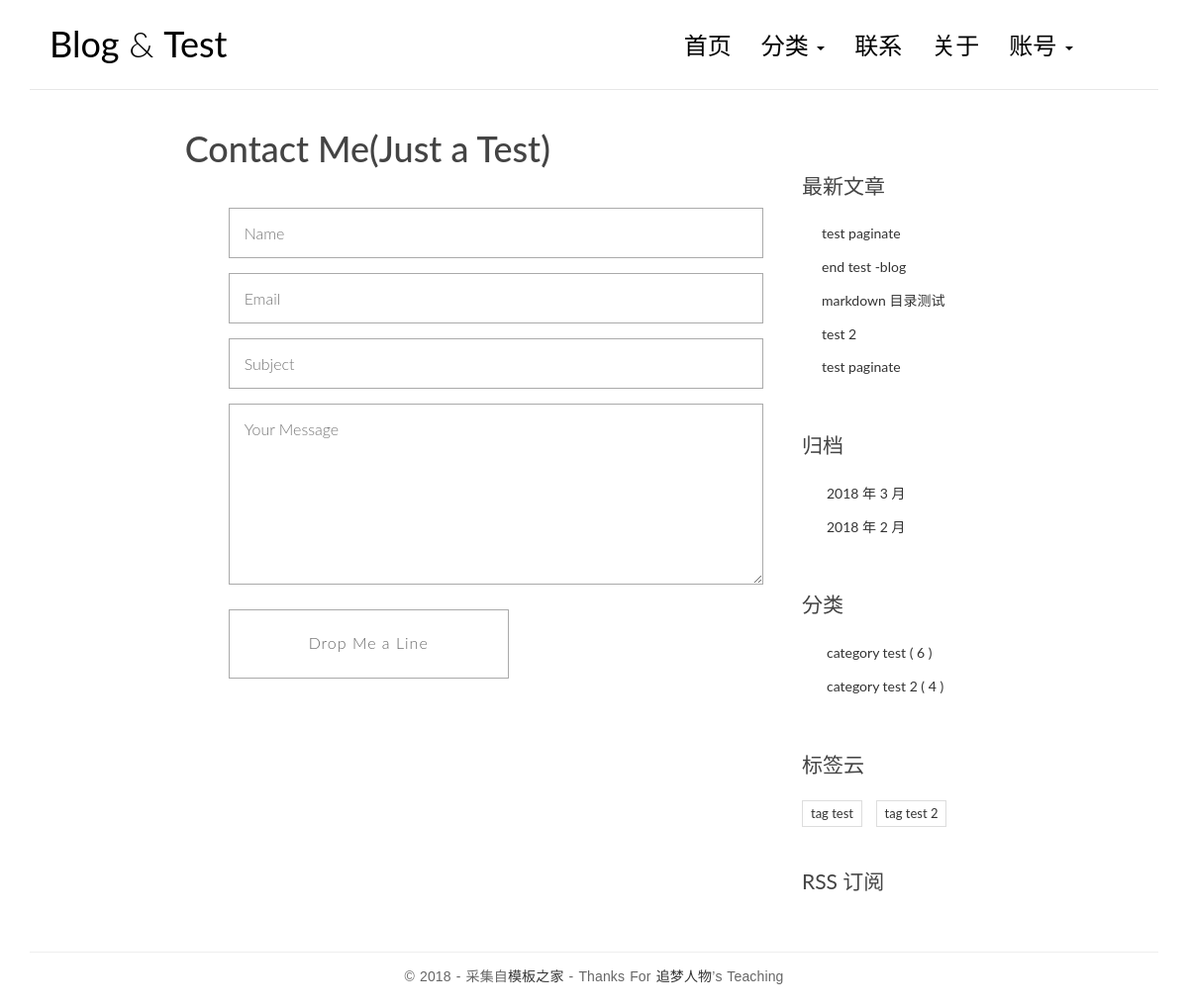
The app's page /contact/, older data.
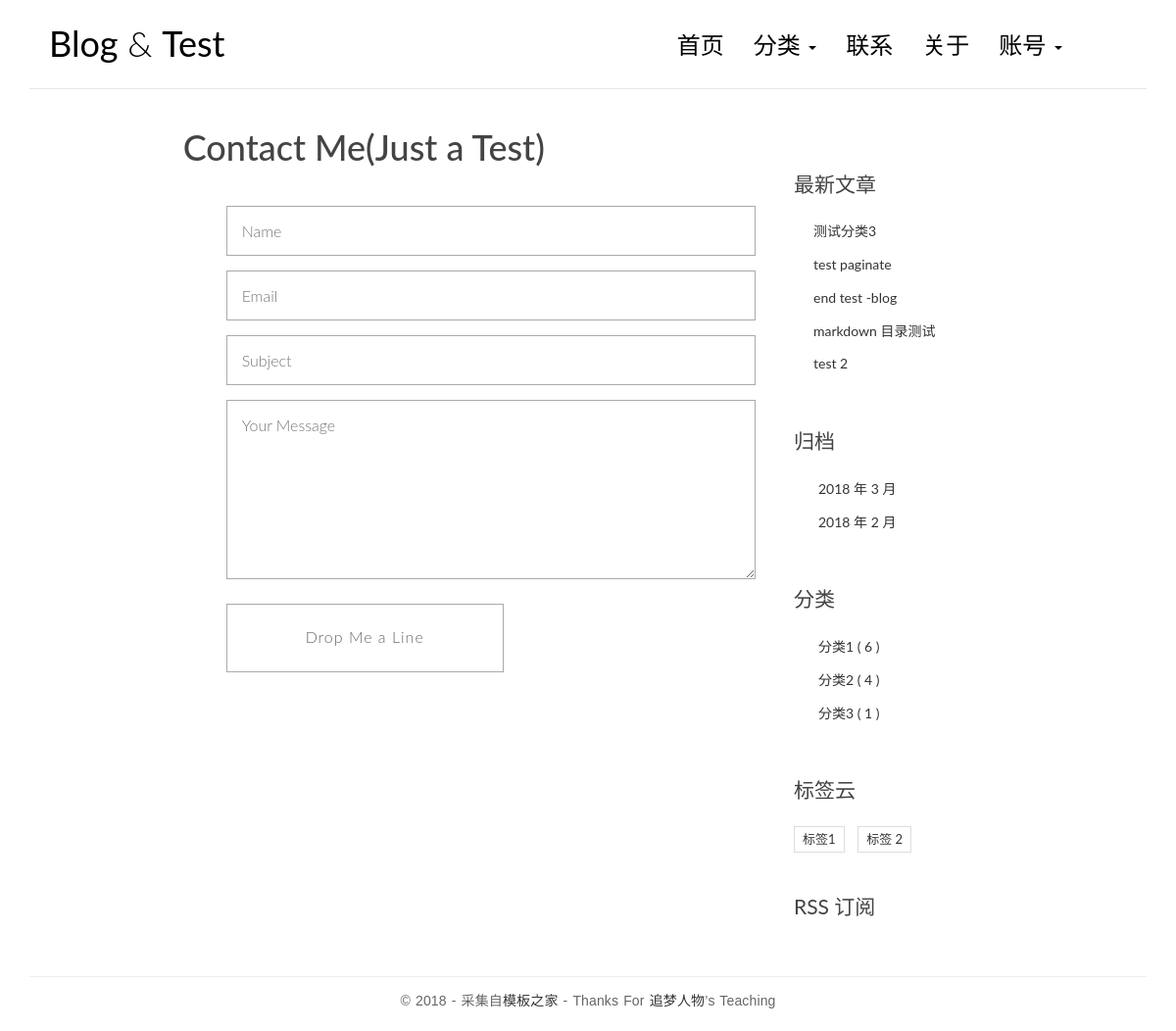
The same page, newer data.
### blog/models.py (models this page shows, shortened)
@python_2_unicode_compatible
class Post(models.Model):
    title = models.CharField(max_length=70,verbose_name='标题')
    body = models.TextField(verbose_name='正文')
    created_time = models.DateTimeField(verbose_name='创建时间')
    modified_time = models.DateTimeField(verbose_name='修改时间')
    excerpt = models.CharField(max_length=200, blank=True,verbose_name='摘要')
    category = models.ForeignKey(Category,verbose_name='类别')
    tags = models.ManyToManyField(Tag, blank=True,verbose_name='标签')
    author = models.ForeignKey(User,verbose_name='作者')
    views = models.PositiveIntegerField(default=0,verbose_name='浏览量')
    def get_absolute_url(self):
        return reverse('blog:detail', kwargs={'pk': self.pk})
    class Meta:
        ordering = ['-created_time']

@python_2_unicode_compatible
class Category(models.Model):
    name = models.CharField(max_length=100,verbose_name='类别名称')

@python_2_unicode_compatible
class Tag(models.Model):
    name = models.CharField(max_length=100,verbose_name='标签名称')

### blog/views.py (the view)
# urls.py: url(r'^contact/$',views.contact,name='contact'),
def contact(request):
    return render(request,'blog/contact.html',)

### blog/templatetags/blog_tags.py (called while the page is built)
@register.simple_tag
def get_recent_posts(num=5):
    return Post.objects.all().order_by('-created_time')[:num]

@register.simple_tag
def archives():
    return Post.objects.dates('created_time','month',order='DESC')

@register.simple_tag
def get_categories():
    return Category.objects.annotate(num_posts=Count('post')).filter(num_posts__gt=0)

@register.simple_tag
def get_tags():
    return Tag.objects.annotate(num_posts=Count('post')).filter(num_posts__gt=0)

### templates/blog/contact.html
{% extends 'base.html' %}
{% block main %}
		<div class="content-body">
			<div class="container">
				<div class="row">
					<main class="col-md-7">
						<h1 class="page-title">Contact Me(Just a Test)</h1>
						<article class="post">
							<div class="entry-content clearfix">
								<form action="#" method="post" class="contact-form">
									<div class="row">
										<div class="col-md-11 col-md-offset-3">
											<input type="text" name="name" placeholder="Name" required>
											<input type="email" name="email" placeholder="Email" required>
											<input type="text" name="subject" placeholder="Subject" required>
											<textarea name="message" rows="7" placeholder="Your Message" required></textarea>
											<button class="btn-send btn-5 btn-5b ion-ios-paperplane"><span>Drop Me a Line</span></button>
										</div>
									</div>
								</form>
							</div>
						</article>
					</main>
				</div>
			</div>
		</div>
{% endblock main %}

### templates/base.html (shortened to what the changed rows need)
{% load staticfiles %}
{% load blog_tags %}
<!DOCTYPE html>
<html>
<head>
    <link rel="stylesheet" href="http://code.ionicframework.com/ionicons/2.0.1/css/ionicons.min.css">
    <link rel="stylesheet" href="{% static 'blog/css/bootstrap.min.css' %}">
    <link rel="stylesheet" href="{% static 'blog/css/pace.css' %}">
    <link rel="stylesheet" href="{% static 'blog/css/custom.css' %}">
    <link rel="stylesheet" href="{% static 'blog/css/highlights/github.css' %}">
</head>
<body>
<div class="container">
    <header id="site-header">
        <div class="row">
            <div class="col-md-4 col-sm-5 col-xs-8">
                <div class="logo">
                    <h1><a href="{% url 'blog:index' %}"><b>Blog</b> &amp; <b>Test</b></a></h1>
                </div>
            </div>
                    						{% get_categories as category_list %}
        </div>
    </header>
</div>
<div class="content-body">
    <div class="container">
        <div class="row">
            <main class="col-md-8">
            	{% block main %}
            	{% endblock main %}
            </main>
            <aside class="col-md-4">
                <div class="widget widget-recent-posts">
                    {% get_recent_posts as recent_post_list %}
                    <ul>
                    	{% for post in recent_post_list %}
                        <li>
                            <a href="{{ post.get_absolute_url }}">{{ post.title }}</a>
                        </li>
                        {% empty %}
                        暂无文章！
                        {% endfor %}
                    </ul>
                </div>
                <div class="widget widget-archives">
                    {% archives as date_list %}
                    <ul>
                    	{% for date in date_list %}
                        <li>
                            <a href="{% url 'blog:archives' date.year date.month %}">{{ date.year }} 年 {{ date.month}} 月</a>
                        </li>
                        {% empty %}
                        暂无归档！
                        {% endfor %}
                    </ul>
                </div>
                <div class="widget widget-category">
                    {% get_categories as category_list %}
                    <ul>
                    	  {% for category in category_list %}
                        <li>
                            <a href="{% url 'blog:category' category.pk %}">{{ category.name }} <span class="post-count">( {{ category.num_posts }} )</span></a>
                        </li>
                        {% empty %}
                        暂无分类！
                        {% endfor %}
                    </ul>
                </div>
                <div class="widget widget-tag-cloud">
                    {% get_tags as tag_list %}
                    <ul>
                    	{% for tag in tag_list  %}
                        <li>
                            <a href="{% url 'blog:tag' tag.pk %}">{{ tag.name }}</a>
                        </li>
                      {% empty %}
                      	暂无标签！
                      {% endfor %}
                    </ul>
                </div>
            </aside>
        </div>
    </div>
</div>
</body>
</html>

Row changes from the older to the newer data that the page shows:
no longer on this page (row unchanged): Post: title "test paginate"
added Post: title "测试分类3"
changed Category (number 1 of 3 on the later page): name "category test" → "分类1"
changed Category (number 2 of 3 on the later page): name "category test 2" → "分类2"
added Category: name "分类3", num_posts "1"
changed Tag (number 1 of 2 on the later page): name "tag test" → "标签1"
changed Tag (number 2 of 2 on the later page): name "tag test 2" → "标签 2"
